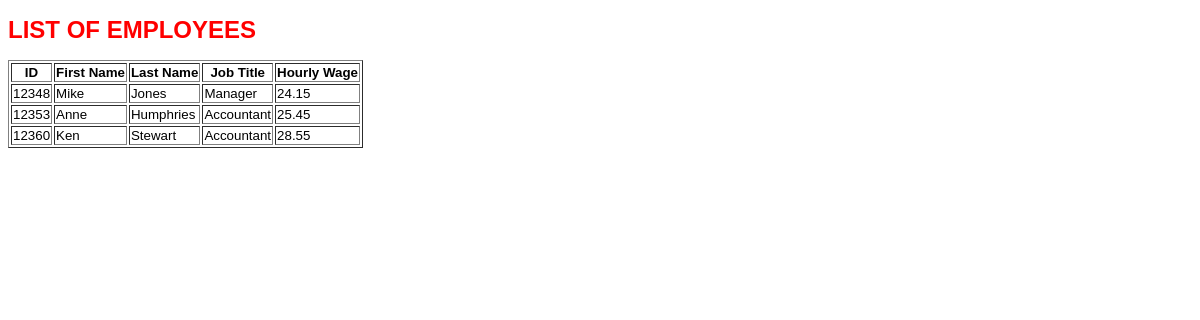
Page /asgn04-Robinson/asgn04-mysql-files/staff-report2.php on the committed database.
### tables this page shows
CREATE TABLE personnel (
  empID int NOT NULL,
  firstName varchar(64) NOT NULL,
  lastName varchar(64) NOT NULL,
  jobTitle varchar(64) NOT NULL,
  hourlyWage float NOT NULL,
  PRIMARY KEY (empID),
  UNIQUE KEY empID (empID)
 );

### asgn04-Robinson/asgn04-mysql-files/staff-report2.php (the view, shortened to what this page needs)
<!DOCTYPE html>
<html>
<head>
	<link rel ="stylesheet" type="text/css" href="sample.css">
</head>
<body>
<?php
$server = "localhost";
$user = "wbip";
$pw = "wbip123";
$db = "test";
$connect=mysqli_connect($server, $user, $pw, $db);
$userQuery = "SELECT * FROM personnel WHERE jobTitle ='manager' OR jobTitle ='accountant'";
$result = mysqli_query($connect, $userQuery);
if (mysqli_num_rows($result) == 0)
{
	print("No records found with query $userQuery");
}
else
{
	print("<h1>LIST OF EMPLOYEES</h1>");
	print("<table border = \"1\">");
	print("<tr><th>ID</th><th>First Name</th><th>Last Name</th><th>Job Title</th><th>Hourly Wage</th></tr>");
	while ($row = mysqli_fetch_assoc($result))
	{
		print("<tr><td>".$row['empID']."</td><td>".$row['firstName']."</td><td>".$row['lastName']."</td><td>".$row['jobTitle']."</td><td>".$row['hourlyWage']."</td></tr>");
	}
	print("</table");
}
?>
</body>
</html>

### asgn04-Robinson/asgn04-mysql-files/sample.css (style rules this page uses)
body { background: white }
h1 { font-family: Arial, Helvetica, Sans-serif; font-size:18pt; color:red; font-weight:bold; }
table { font-family: Arial, Helvetica, Sans-serif; font-size:10pt; color:black; }

### rows in the picture
personnel: empID "12348", firstName "Mike", lastName "Jones", jobTitle "Manager", hourlyWage "24.15"
personnel: empID "12353", firstName "Anne", lastName "Humphries", jobTitle "Accountant", hourlyWage "25.45"
personnel: empID "12360", firstName "Ken", lastName "Stewart", jobTitle "Accountant", hourlyWage "28.55"
